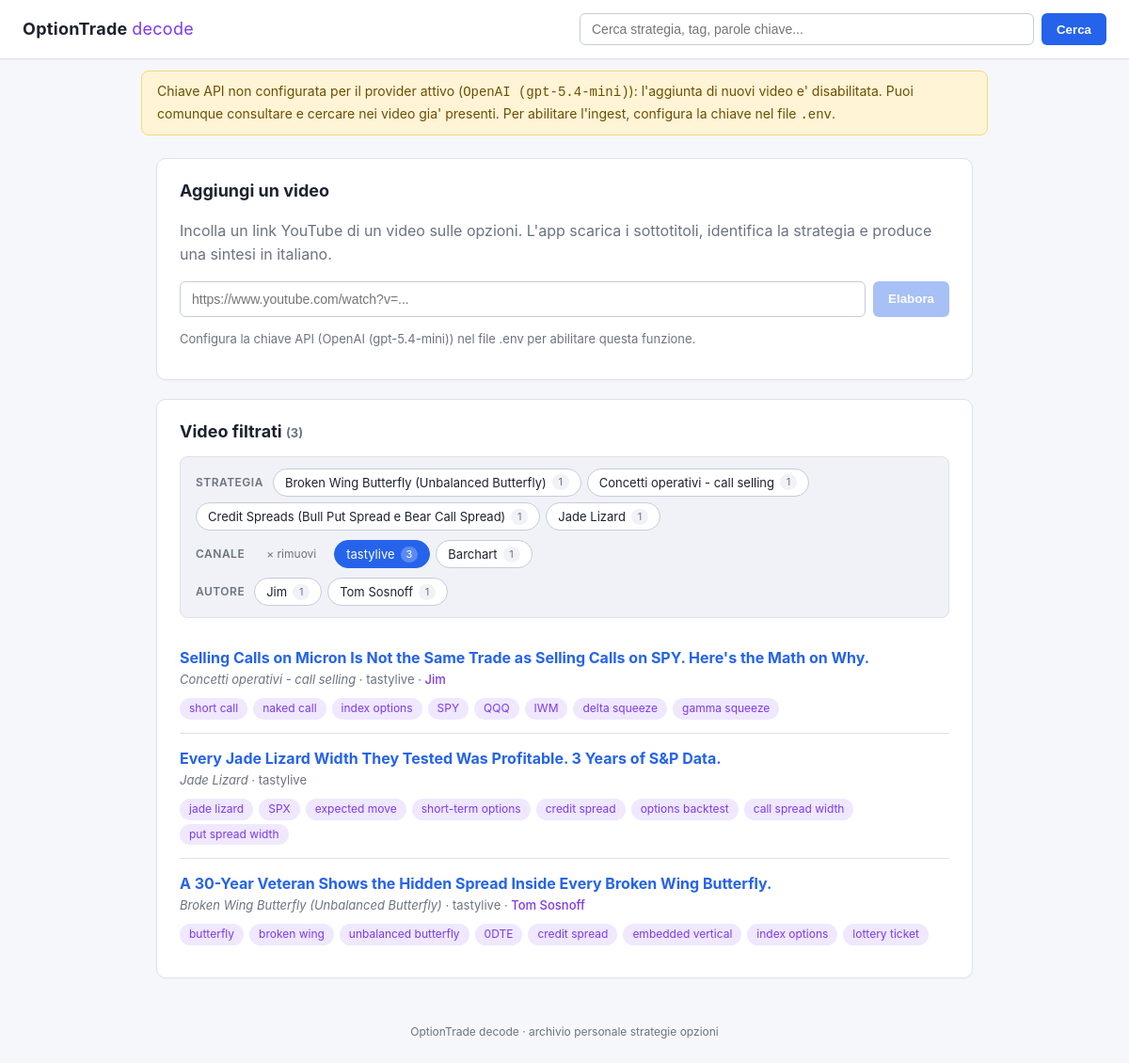
The app's page /?canale=tastylive with its own data.
### tables this page shows
CREATE TABLE videos (
    id           INTEGER PRIMARY KEY AUTOINCREMENT,
    url          TEXT NOT NULL UNIQUE,
    video_id     TEXT NOT NULL,
    titolo       TEXT NOT NULL DEFAULT '',
    canale       TEXT NOT NULL DEFAULT '',
    durata_sec   INTEGER,
    lingua_orig  TEXT NOT NULL DEFAULT '',
    strategia    TEXT NOT NULL DEFAULT '',
    tag          TEXT NOT NULL DEFAULT '',
    trascrizione TEXT NOT NULL DEFAULT '',
    sintesi_it   TEXT NOT NULL DEFAULT '',
    created_at   TEXT NOT NULL
, autore TEXT NOT NULL DEFAULT '', topics TEXT NOT NULL DEFAULT '');

### app.py (the view)
@app.route("/")
def index():
    strategia = (request.args.get("strategia") or "").strip() or None
    canale = (request.args.get("canale") or "").strip() or None
    autore = (request.args.get("autore") or "").strip() or None
    recenti = db.list_recent(50, strategia=strategia, canale=canale, autore=autore)
    return render_template(
        "index.html",
        recenti=recenti,
        facets=db.facets(),
        filtro_strategia=strategia,
        filtro_canale=canale,
        filtro_autore=autore,
    )

### app.py (called while the page is built)
@app.context_processor
def inject_globals():
    return {
        "api_key_present": has_api_key(),
        "provider_label": provider_label(),
    }

### db.py (called while the page is built)
@contextmanager
def connect() -> Iterator[sqlite3.Connection]:
    DB_PATH.parent.mkdir(parents=True, exist_ok=True)
    conn = sqlite3.connect(DB_PATH)
    conn.row_factory = sqlite3.Row
    try:
        yield conn
        conn.commit()
    finally:
        conn.close()

def list_recent(
    limit: int = 50,
    *,
    strategia: str | None = None,
    canale: str | None = None,
    autore: str | None = None,
) -> list[sqlite3.Row]:
    where, params = _filter_clauses(strategia, canale, autore)
    sql = (
        "SELECT id, titolo, strategia, tag, topics, canale, autore, created_at "
        "FROM videos"
    )
    if where:
        sql += " WHERE " + " AND ".join(where)
    sql += " ORDER BY id DESC LIMIT ?"
    params.append(limit)
    with connect() as conn:
        return conn.execute(sql, params).fetchall()

def _filter_clauses(
    strategia: str | None,
    canale: str | None,
    autore: str | None,
    table_alias: str = "",
) -> tuple[list[str], list]:
    prefix = f"{table_alias}." if table_alias else ""
    where: list[str] = []
    params: list = []
    if strategia:
        where.append(f"{prefix}strategia = ?")
        params.append(strategia)
    if canale:
        where.append(f"{prefix}canale = ?")
        params.append(canale)
    if autore:
        where.append(f"{prefix}autore = ?")
        params.append(autore)
    return where, params

def facets() -> dict[str, list[tuple[str, int]]]:
    with connect() as conn:
        strategie = conn.execute(
            "SELECT strategia, COUNT(*) AS n FROM videos "
            "WHERE strategia != '' GROUP BY strategia ORDER BY n DESC, strategia"
        ).fetchall()
        canali = conn.execute(
            "SELECT canale, COUNT(*) AS n FROM videos "
            "WHERE canale != '' GROUP BY canale ORDER BY n DESC, canale"
        ).fetchall()
        autori = conn.execute(
            "SELECT autore, COUNT(*) AS n FROM videos "
            "WHERE autore != '' GROUP BY autore ORDER BY n DESC, autore"
        ).fetchall()
    return {
        "strategia": [(r["strategia"], r["n"]) for r in strategie],
        "canale": [(r["canale"], r["n"]) for r in canali],
        "autore": [(r["autore"], r["n"]) for r in autori],
    }

### ingest.py (called while the page is built)
def _provider() -> str:
    return (os.getenv("LLM_PROVIDER", "openai") or "openai").strip().lower()

### templates/index.html (shortened to what this page needs)
{% extends "base.html" %}
{% block content %}
<section class="card">
  <h2>Aggiungi un video</h2>
  <p class="muted">Incolla un link YouTube di un video sulle opzioni. L'app scarica
    i sottotitoli, identifica la strategia e produce una sintesi in italiano.</p>
  <form action="{{ url_for('ingest_route') }}" method="post" class="ingest-form">
    <input type="url" name="url" placeholder="https://www.youtube.com/watch?v=..." required
           {% if not api_key_present %}disabled{% endif %}>
    <button type="submit" {% if not api_key_present %}disabled{% endif %}>Elabora</button>
  </form>
  {% if not api_key_present %}
    <p class="muted small">Configura la chiave API ({{ provider_label }}) nel file .env per abilitare questa funzione.</p>
  {% else %}
    <p class="muted small">Provider attivo: <strong>{{ provider_label }}</strong>. L'elaborazione richiede da 10 a 40 secondi.</p>
  {% endif %}
</section>
<section class="card">
  <h2>
    {% if filtro_strategia or filtro_canale or filtro_autore %}
      Video filtrati
    {% else %}
      Ultimi video archiviati
    {% endif %}
    <span class="muted small">({{ recenti|length }})</span>
  </h2>
  {% set base_endpoint = 'index' %}
  {% set base_query = {} %}
  {% include "_filter_bar.html" %}
  {% if recenti %}
    <ul class="video-list">
      {% for r in recenti %}
        <li>
          <a href="{{ url_for('video_detail', video_pk=r['id']) }}"><strong>{{ r['titolo'] or '(senza titolo)' }}</strong></a>
          <div class="meta">
            {% if r['strategia'] %}<em>{{ r['strategia'] }}</em>{% endif %}
            {% if r['canale'] %}&middot; {{ r['canale'] }}{% endif %}
            {% if r['autore'] %}&middot; <span class="autore">{{ r['autore'] }}</span>{% endif %}
          </div>
          {% if r['tag'] %}<div class="tags">{% for t in r['tag'].split(',') %}<span class="tag">{{ t.strip() }}</span>{% endfor %}</div>{% endif %}
        </li>
      {% endfor %}
    </ul>
  {% endif %}
</section>
{% endblock %}

### templates/_filter_bar.html (shortened to what this page needs)
{% if facets.strategia or facets.canale %}
<div class="filter-bar">
  {% if facets.strategia %}
    <div class="group">
      <span class="label">Strategia</span>
      {% for nome, n in facets.strategia[:12] %}
        <a class="chip {% if filtro_strategia == nome %}active{% endif %}"
           href="{{ chip_url(base_endpoint, base_query, 'strategia', None if filtro_strategia == nome else nome)|trim }}">
          {{ nome }} <span class="count">{{ n }}</span>
        </a>
      {% endfor %}
    </div>
  {% endif %}
  {% if facets.canale %}
    <div class="group">
      <span class="label">Canale</span>
      {% if filtro_canale %}
        <a class="chip clear" href="{{ chip_url(base_endpoint, base_query, 'canale', None)|trim }}">&times; rimuovi</a>
      {% endif %}
      {% for nome, n in facets.canale[:12] %}
        <a class="chip {% if filtro_canale == nome %}active{% endif %}"
           href="{{ chip_url(base_endpoint, base_query, 'canale', None if filtro_canale == nome else nome)|trim }}">
          {{ nome }} <span class="count">{{ n }}</span>
        </a>
      {% endfor %}
    </div>
  {% endif %}
  {% if facets.autore %}
    <div class="group">
      <span class="label">Autore</span>
      {% for nome, n in facets.autore[:12] %}
        <a class="chip {% if filtro_autore == nome %}active{% endif %}"
           href="{{ chip_url(base_endpoint, base_query, 'autore', None if filtro_autore == nome else nome)|trim }}">
          {{ nome }} <span class="count">{{ n }}</span>
        </a>
      {% endfor %}
    </div>
  {% endif %}
</div>
{% endif %}

### static/style.css (style rules this page uses)
:root { --bg: #f6f7fb; --panel: #ffffff; --panel-2: #f0f2f7; --text: #1c2230; --muted: #6b7382; --accent: #2563eb; --accent-soft: #e0ebff; --accent-2: #7c3aed; --accent-2-soft: #efe8ff; --warn-bg: #fff4d6; --warn-fg: #6b4f00; --warn-border: #f3d97c; --err-bg: #ffe5e5; --err-fg: #8a1111; --err-border: #f3a8a8; --ok-bg: #def7e3; --ok-fg: #155724; --ok-border: #97e0a3; --border: #dde1ea; --border-strong: #c4ccd9; --highlight: #fff3a8; }
* { box-sizing: border-box; }
body { margin: 0; font-family: -apple-system, BlinkMacSystemFont, "Segoe UI", Roboto, "Helvetica Neue", Arial, sans-serif; background: var(--bg); color: var(--text); line-height: 1.55; }
button { background: var(--accent); color: #ffffff; border: 0; padding: 8px 16px; border-radius: 6px; font-weight: 600; cursor: pointer; transition: background 0.15s; }
button:disabled { opacity: 0.4; cursor: not-allowed; }
.card { background: var(--panel); border: 1px solid var(--border); border-radius: 10px; padding: 20px 24px; margin-bottom: 20px; box-shadow: 0 1px 2px rgba(0,0,0,0.03); }
.card h2 { margin: 0 0 12px 0; font-size: 18px; }
.muted { color: var(--muted); }
.small { font-size: 13px; }
.ingest-form { display: flex; gap: 8px; margin: 12px 0 8px; }
.ingest-form input { flex: 1; background: var(--panel); border: 1px solid var(--border-strong); color: var(--text); padding: 10px 12px; border-radius: 6px; font-size: 14px; }
.filter-bar { display: flex; flex-direction: column; gap: 10px; padding: 12px 16px; background: var(--panel-2); border: 1px solid var(--border); border-radius: 8px; margin-bottom: 16px; }
.filter-bar .group { display: flex; flex-wrap: wrap; align-items: center; gap: 6px; }
.filter-bar .label { font-size: 12px; font-weight: 600; color: var(--muted); text-transform: uppercase; letter-spacing: 0.5px; margin-right: 4px; }
.chip { display: inline-flex; align-items: center; gap: 6px; background: var(--panel); border: 1px solid var(--border-strong); color: var(--text); padding: 4px 12px; border-radius: 999px; font-size: 13px; text-decoration: none; transition: all 0.15s; cursor: pointer; }
.chip .count { font-size: 11px; color: var(--muted); background: var(--panel-2); border-radius: 999px; padding: 0 6px; min-width: 18px; text-align: center; }
.chip.active { background: var(--accent); color: #ffffff; border-color: var(--accent); }
.chip.active .count { background: rgba(255,255,255,0.25); color: #ffffff; }
.chip.clear { background: transparent; border-color: transparent; color: var(--muted); font-size: 12px; }
.video-list { list-style: none; padding: 0; margin: 0; }
.video-list li { padding: 14px 0; border-bottom: 1px solid var(--border); }
.video-list li:last-child { border-bottom: 0; }
.video-list a { color: var(--accent); text-decoration: none; }
.meta { color: var(--muted); font-size: 13px; }
.tags { margin-top: 6px; }
.tag { display: inline-block; background: var(--accent-2-soft); color: var(--accent-2); padding: 2px 10px; border-radius: 999px; font-size: 12px; margin-right: 6px; margin-top: 4px; }
.autore { color: var(--accent-2); font-weight: 500; }

### records on screen
videos: strategia "Broken Wing Butterfly (Unbalanced Butterfly)", id "1", autore "Tom Sosnoff", titolo "A 30-Year Veteran Shows the Hidden Spread Inside Every Broken Wing Butterfly.", canale "tastylive", strip "butterfly" "broken wing" "unbalanced butterfly" "0DTE" "credit spread" "embedded vertical" "index options" "lottery ticket"
videos: strategia "Credit Spreads (Bull Put Spread e Bear Call Spread)", n "1"
videos: titolo "Selling Calls on Micron Is Not the Same Trade as Selling Calls on SPY. Here's the Math on Why.", strategia "Concetti operativi - call selling", canale "tastylive", autore "Jim", strip "short call" "naked call" "index options" "SPY" "QQQ" "IWM" "delta squeeze" "gamma squeeze"
videos: titolo "Every Jade Lizard Width They Tested Was Profitable. 3 Years of S&P Data.", strategia "Jade Lizard", canale "tastylive", strip "jade lizard" "SPX" "expected move" "short-term options" "credit spread" "options backtest" "call spread width" "put spread width"

### other values on screen
{{ provider_label }} "OpenAI (gpt-5.4-mini)"
{{ recenti|length }} "3"
{{ nome }} "Concetti operativi - call selling" "Jade Lizard"
{{ n }} "1" "1"
{{ nome }} "tastylive" "Barchart"
{{ n }} "3" "1"
{{ nome }} "Jim"
{{ n }} "1"
